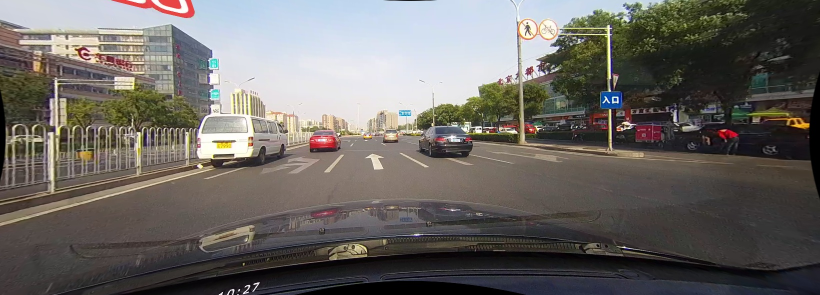
#> input picture Chapter 03. Edge detection/images/road_4.jpg, 1640 x 590 px (shown at 1/2 size)
$ jupyter execute --allow-errors EdgeDetectionExtraWorkDone.ipynb   (older library calls are emulated)
#> lines starting #> are read from the running program, lines starting #| are printed output that depends on the picture
[cell 1]
import numpy as np
from scipy import signal
import cv2
import matplotlib.pyplot as plt
import matplotlib
from ipywidgets import interact, fixed, widgets
from mpl_toolkits.mplot3d import Axes3D

matplotlib.rcParams['figure.figsize'] = (15.0, 15.0)

images_path = './images/'

[cell 2]
def gaussian_smoothing(image, sigma, w_kernel):
    """ Blur and normalize input image.

        Args:
            image: Input image to be binarized
            sigma: Standard deviation of the Gaussian distribution
            w_kernel: Kernel aperture size

        Returns:
            smoothed_norm: Blurred image
    """
    # Write your code here!

    # Define 1D kernel
    s=sigma
    w=w_kernel
    kernel_1D = np.array([gaussian_bell(x, s) for x in range(-w,w+1)])

    # Apply distributive property of convolution
    vertical_kernel = kernel_1D.reshape(2*w+1,1)
    horizontal_kernel = kernel_1D.reshape(1,2*w+1)
    gaussian_kernel_2D = signal.convolve2d(vertical_kernel, horizontal_kernel)

    # Blur image
    smoothed_img = cv2.filter2D(image, cv2.CV_8U, gaussian_kernel_2D)

    # Normalize to [0 254] values
    smoothed_norm = np.array(image.shape)
    smoothed_norm = cv2.normalize(smoothed_img, None, 0, 255, cv2.NORM_MINMAX) # Leave the second argument as None

    return smoothed_norm

def gaussian_bell(x, sigma):
    result = (1/(sigma*np.sqrt(2*np.pi)))*np.exp(-(x**2)/(2*(sigma**2)))
    return result

[cell 3]
def canny_testing(image, lower_threshold, upper_threshold, sigma, w_gaussian):
    """ Apply Canny algorithm to an image.

        Args:
            image: Input image to be binarized
            lower_threshold: bottom value for hysteresis
            upper_threshold: top value for hysteresis
            sigma: Standard deviation of the Gaussian distribution
            w_gaussian: Gaussian kernel aperture size
    """

    # Smooth image
    blurred_img = gaussian_smoothing(image,sigma,w_gaussian)

    # Apply Canny to original image
    canny = cv2.Canny(image,lower_threshold,upper_threshold)

    # Apply Canny to blurred image
    canny_blurred = cv2.Canny(blurred_img,lower_threshold,upper_threshold)

    # Show initial image
    plt.subplot(211)
    plt.imshow(image, cmap='gray')
    plt.title('Original image')

    # Show Canny without blurring
    # plt.subplot(211)
    # plt.imshow(canny, cmap='gray')
    # plt.title('Canny without smoothing')

    # Show Canny with blurring
    plt.subplot(212)
    plt.imshow(canny_blurred, cmap='gray')
    plt.title('Canny smoothed')

[cell 4]
# Read an image
image = cv2.imread(images_path + 'road_4.jpg', 0)
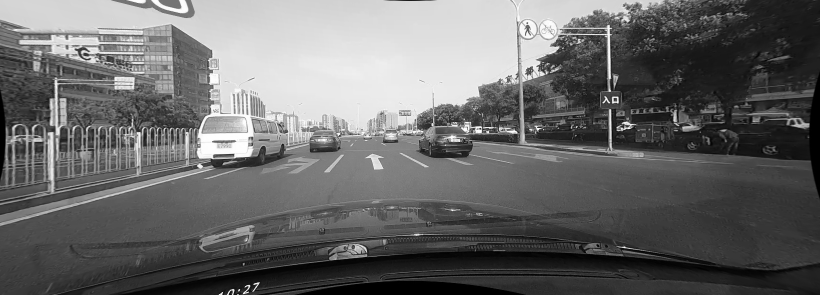
#> image: shape (590, 1640) (shown at 1/2 size); min 0, max 255, mean 104.2
#> the sliders are set to image = <module 'ipywidgets.fixed_' fr, lower_threshold = 130, upper_threshold = 130, sigma = 2.0, w_gaussian = 2

# Interact with the parameters
#> (the rest of this cell did not finish here and is left out)



$ run again, with Chapter 03. Edge detection/images/road_2.jpg copied over Chapter 03. Edge detection/images/road_4.jpg
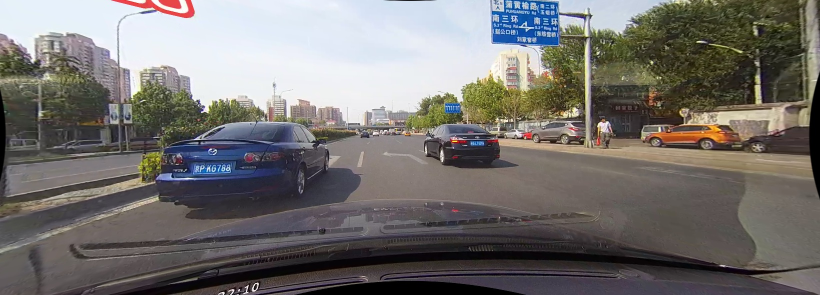
#> input picture Chapter 03. Edge detection/images/road_2.jpg, 1640 x 590 px (shown at 1/2 size)
#> `image = cv2.imread(images_path + 'road_4.jpg', 0)`:
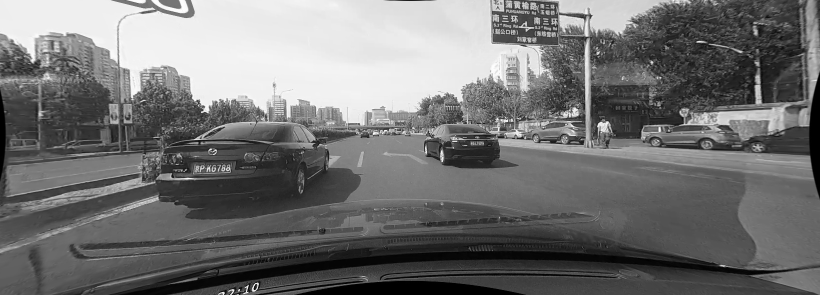
#> image: shape (590, 1640) (shown at 1/2 size); min 0, max 255, mean 114.3

$ run again, with Chapter 03. Edge detection/images/hired.jpg copied over Chapter 03. Edge detection/images/road_4.jpg
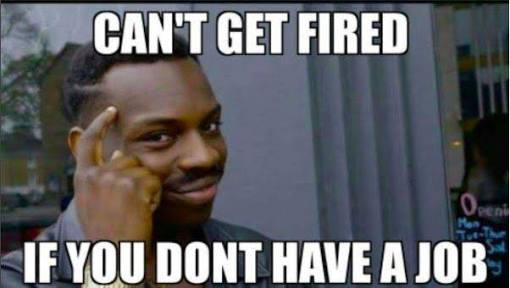
#> input picture Chapter 03. Edge detection/images/hired.jpg, 510 x 288 px
#> `image = cv2.imread(images_path + 'road_4.jpg', 0)`:
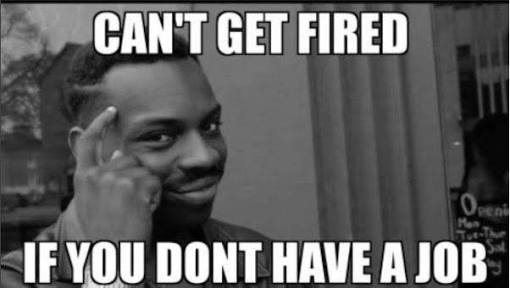
#> image: shape (288, 510); min 0, max 255, mean 97

$ run again, with Chapter 03. Edge detection/images/hospital_clinico.jpg copied over Chapter 03. Edge detection/images/road_4.jpg
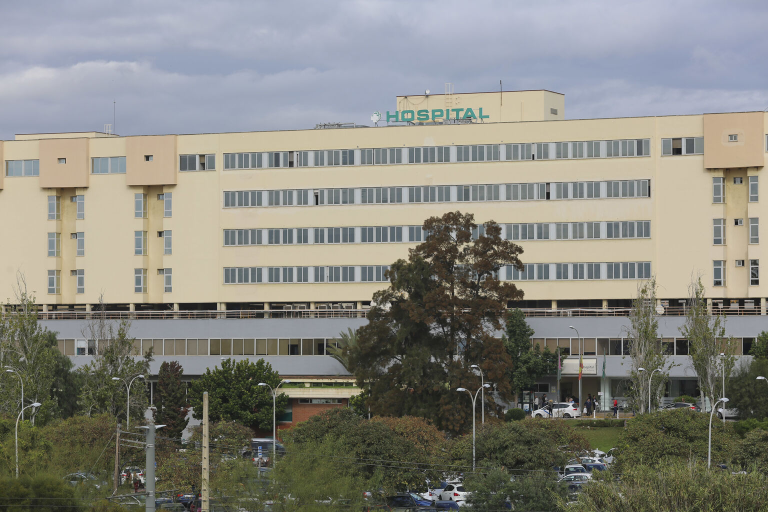
#> input picture Chapter 03. Edge detection/images/hospital_clinico.jpg, 1536 x 1024 px (shown at 1/2 size)
#> `image = cv2.imread(images_path + 'road_4.jpg', 0)`:
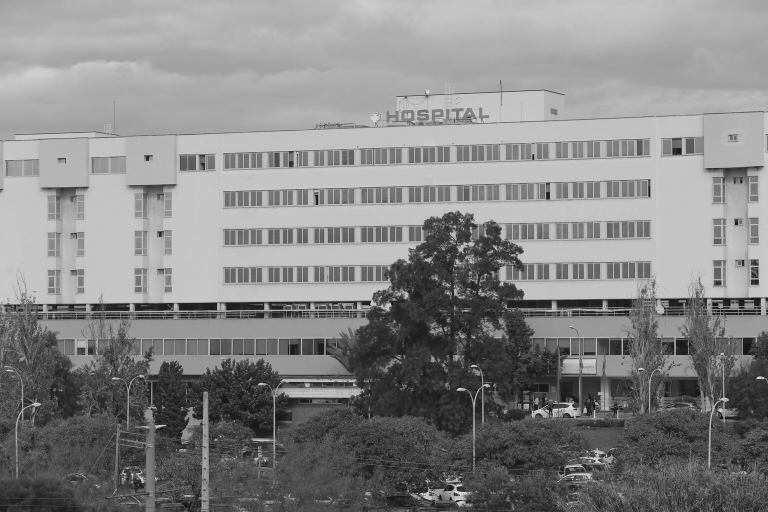
#> image: shape (1024, 1536) (shown at 1/2 size); min 0, max 255, mean 134
